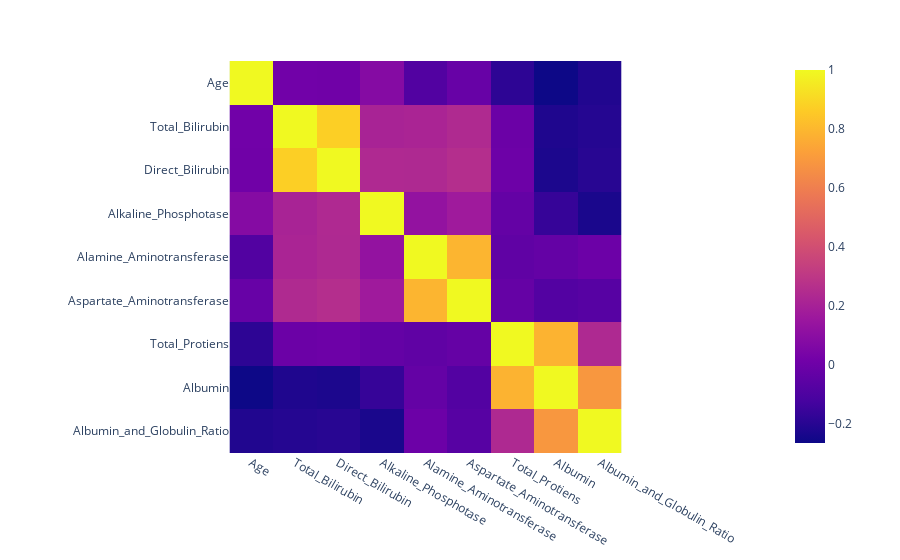

Notebook cell for this chart:
### Code cell
import plotly.express as px

correlation_matrix = df.loc[:, df.columns!='label'].corr()
heatmap = px.imshow(correlation_matrix)
heatmap.show()

### Figure 1 — Plotly figure (JSON) as saved in the notebook; plotly's stock layout.template omitted (floating-point values rounded to 4 significant figures)
{"data": [{"coloraxis": "coloraxis", "hovertemplate": "x: %{x}<br>y: %{y}<br>color: %{z}<extra></extra>", "name": "0", "type": "heatmap", "x": ["Age", "Total_Bilirubin", "Direct_Bilirubin", "Alkaline_Phosphotase", "Alamine_Aminotransferase", "Aspartate_Aminotransferase", "Total_Protiens", "Albumin", "Albumin_and_Globulin_Ratio"], "xaxis": "x", "y": ["Age", "Total_Bilirubin", "Direct_Bilirubin", "Alkaline_Phosphotase", "Alamine_Aminotransferase", "Aspartate_Aminotransferase", "Total_Protiens", "Albumin", "Albumin_and_Globulin_Ratio"], "yaxis": "y", "z": [[1, 0.01176, 0.007529, 0.08042, -0.08688, -0.01991, -0.1875, -0.2659, -0.2164], [0.01176, 1, 0.8746, 0.2067, 0.2141, 0.2378, -0.008099, -0.2223, -0.2063], [0.007529, 0.8746, 1, 0.2349, 0.2339, 0.2575, -0.0001387, -0.2285, -0.2001], [0.08042, 0.2067, 0.2349, 1, 0.1257, 0.1672, -0.02851, -0.1655, -0.2342], [-0.08688, 0.2141, 0.2339, 0.1257, 1, 0.792, -0.04252, -0.02974, -0.002375], [-0.01991, 0.2378, 0.2575, 0.1672, 0.792, 1, -0.02565, -0.08529, -0.07004], [-0.1875, -0.008099, -0.0001387, -0.02851, -0.04252, -0.02565, 1, 0.7841, 0.2349], [-0.2659, -0.2223, -0.2285, -0.1655, -0.02974, -0.08529, 0.7841, 1, 0.6896], [-0.2164, -0.2063, -0.2001, -0.2342, -0.002375, -0.07004, 0.2349, 0.6896, 1]]}], "layout": {"coloraxis": {"colorscale": [[0, "#0d0887"], [0.1111, "#46039f"], [0.2222, "#7201a8"], [0.3333, "#9c179e"], [0.4444, "#bd3786"], [0.5556, "#d8576b"], [0.6667, "#ed7953"], [0.7778, "#fb9f3a"], [0.8889, "#fdca26"], [1, "#f0f921"]]}, "margin": {"t": 60}, "xaxis": {"anchor": "y", "constrain": "domain", "domain": [0, 1], "scaleanchor": "y"}, "yaxis": {"anchor": "x", "autorange": "reversed", "constrain": "domain", "domain": [0, 1]}}}
